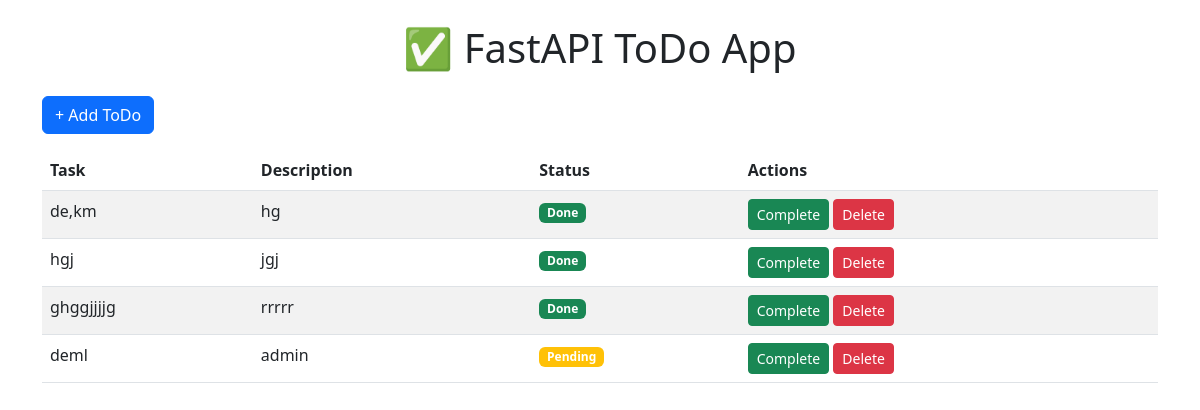
Before: / with the older database file.
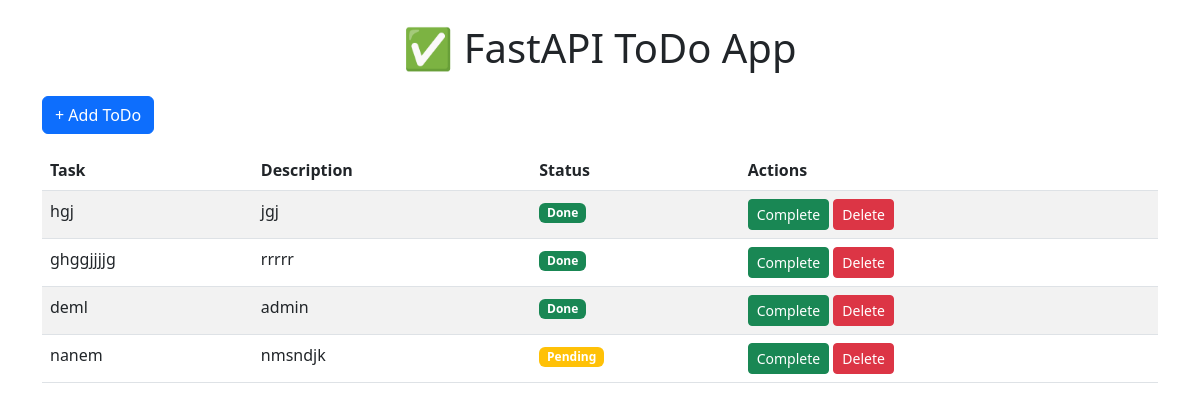
After: the same page with the newer database file.
### models.py (models this page shows)
class Todo(Base):
    __tablename__ = "todos"
    id = Column(Integer, primary_key=True, index=True)
    title = Column(String, index=True)
    description = Column(String, index=True)
    complete = Column(Boolean, default=False)

### main.py (the view)
@app.get("/")
def home(request: Request, db: Session = Depends(get_db)):
    todos = db.query(models.Todo).all()
    return templates.TemplateResponse("index.html", {"request": request, "todos": todos})

### templates/index.html
{% extends "base.html" %}
{% block content %}
<a href="/add" class="btn btn-primary mb-3">+ Add ToDo</a>
<table class="table table-striped">
    <thead>
        <tr>
            <th>Task</th>
            <th>Description</th>
            <th>Status</th>
            <th>Actions</th>
        </tr>
    </thead>
    <tbody>
    {% for todo in todos %}
        <tr>
            <td>{{ todo.title }}</td>
            <td>{{ todo.description }}</td>
            <td>
                {% if todo.complete %}
                    <span class="badge bg-success">Done</span>
                {% else %}
                    <span class="badge bg-warning">Pending</span>
                {% endif %}
            </td>
            <td>
                <a href="/complete/{{ todo.id }}" class="btn btn-success btn-sm">Complete</a>
                <a href="/delete/{{ todo.id }}" class="btn btn-danger btn-sm">Delete</a>
            </td>
        </tr>
    {% endfor %}
    </tbody>
</table>
{% endblock %}

### templates/base.html (shortened to what this page needs)
<!DOCTYPE html>
<html>
<head>
    <link rel="stylesheet" href="https://cdn.jsdelivr.net/npm/bootstrap@5.3.0/dist/css/bootstrap.min.css">
</head>
<body class="container mt-4">
    <h1 class="mb-4 text-center">✅ FastAPI ToDo App</h1>
    {% block content %}{% endblock %}
</body>
</html>

Changed rows visible on the page:
removed Todo: title "de,km", description "hg", complete "Done"
changed Todo "deml": complete "Pending" → "Done"
added Todo: title "nanem", description "nmsndjk", complete "Pending"
